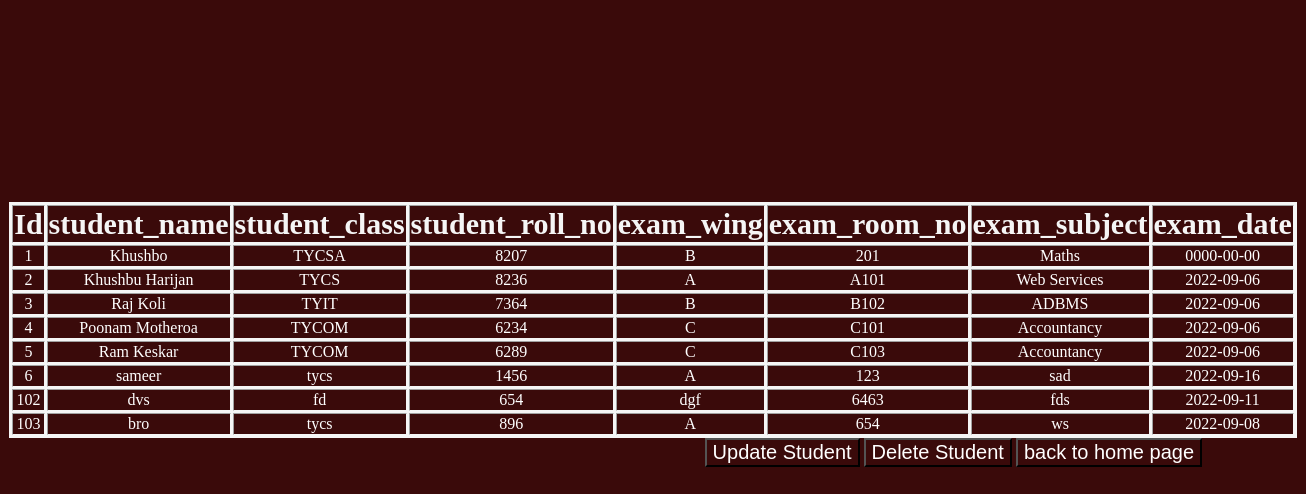
Page /table.php on the committed database.
### tables this page shows
CREATE TABLE `student` (
  `id` int(10) NOT NULL,
  `student_name` char(50) DEFAULT NULL,
  `student_class` varchar(10) DEFAULT NULL,
  `student_roll_no` int(10) DEFAULT NULL,
  `exam_wing` varchar(10) DEFAULT NULL,
  `exam_room_no` varchar(10) DEFAULT NULL,
  `exam_subject` varchar(50) DEFAULT NULL,
  `exam_date` date DEFAULT NULL
);

### table.php (the view, shortened to what this page needs)
<!DOCTYPE html>
<html lang="en">
<head>
</head>
<body>
    <section class="background">
        <div class="container">
    <table border="3">
        <tr>
            <th>Id</th>
            <th>student_name</th>
            <th>student_class</th>
            <th>student_roll_no</th>
            <th>exam_wing</th>
            <th>exam_room_no</th>
            <th>exam_subject</th>
            <th>exam_date</th>
        </tr>
        <?php
        $conn = mysqli_connect("localhost", "root", "", "ca2");
        $sql = "SELECT id,student_name,student_class,student_roll_no,exam_wing,exam_room_no,exam_subject,exam_date FROM student";
        $result = $conn->query($sql);
        if ($result->num_rows > 0) {
            while ($row = $result->fetch_assoc()) {
                echo "<tr><td>" . $row["id"] . "</td><td>" . $row["student_name"] . "</td><td>"
                    . $row["student_class"] . "</td><td>" . $row["student_roll_no"] . "</td><td>" . $row["exam_wing"] . "</td><td>" . $row["exam_room_no"] . "</td><td>" . $row["exam_subject"] . "</td><td>" . $row["exam_date"] . "</td></tr>";
            }
            echo "</table>";
        }
        else {
            echo "0 results";
        }
        ?>
    </div>
    <div class="buttons">
    <button><div><a href="update.php" target="_blank">Update Student</a></div></button>
    <button><div><a href="delete.php" target="_blank">Delete Student</a></div></button>
    <button><div><a href="home.php" target="_blank">back to home page</a></div></button>
    </div>
    </section>
</body>
</html>

### table.php (style rules this page uses)
* { background-color:#3a0a0a; }
table { border: solid 1px whitesmoke; text-align: center; margin-left: auto; margin-right: auto; color: white ; background:whitesmoke; }
th { font-size: 30px; background:#3a0a0a; color: whitesmoke; }
a { color: white; text-decoration: none; font-size: 20px; }
.container { padding-top: 15%; }
.buttons { margin-left: 54%; }
.buttons button { background:#3a0a0a; }

### rows in the picture
student: id "1", student_name "Khushbo", student_class "TYCSA", student_roll_no "8207", exam_wing "B", exam_room_no "201", exam_subject "Maths", exam_date "0000-00-00"
student: id "2", student_name "Khushbu Harijan", student_class "TYCS", student_roll_no "8236", exam_wing "A", exam_room_no "A101", exam_subject "Web Services", exam_date "2022-09-06"
student: id "3", student_name "Raj Koli", student_class "TYIT", student_roll_no "7364", exam_wing "B", exam_room_no "B102", exam_subject "ADBMS", exam_date "2022-09-06"
student: id "4", student_name "Poonam Motheroa", student_class "TYCOM", student_roll_no "6234", exam_wing "C", exam_room_no "C101", exam_subject "Accountancy", exam_date "2022-09-06"
student: id "5", student_name "Ram Keskar", student_class "TYCOM", student_roll_no "6289", exam_wing "C", exam_room_no "C103", exam_subject "Accountancy", exam_date "2022-09-06"
student: id "6", student_name "sameer", student_class "tycs", student_roll_no "1456", exam_wing "A", exam_room_no "123", exam_subject "sad", exam_date "2022-09-16"
student: id "102", student_name "dvs", student_class "fd", student_roll_no "654", exam_wing "dgf", exam_room_no "6463", exam_subject "fds", exam_date "2022-09-11"
student: id "103", student_name "bro", student_class "tycs", student_roll_no "896", exam_wing "A", exam_room_no "654", exam_subject "ws", exam_date "2022-09-08"
